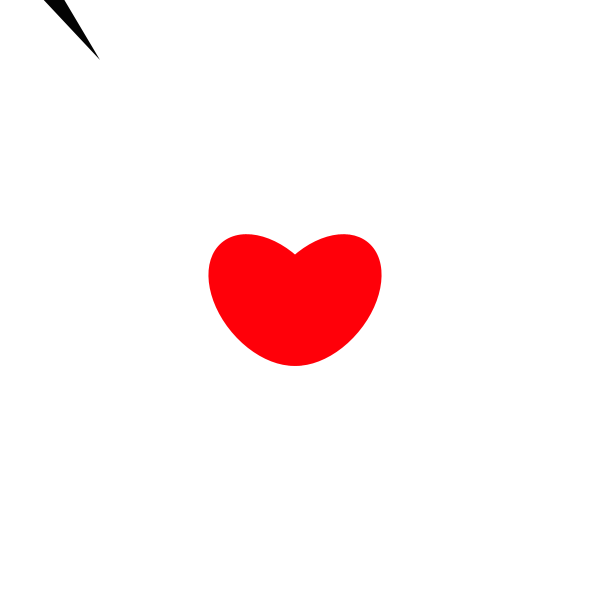
Frame 1 (no input)
Frame 60 (the mouse pressed at the canvas centre just before this capture): identical to frame 1, image omitted
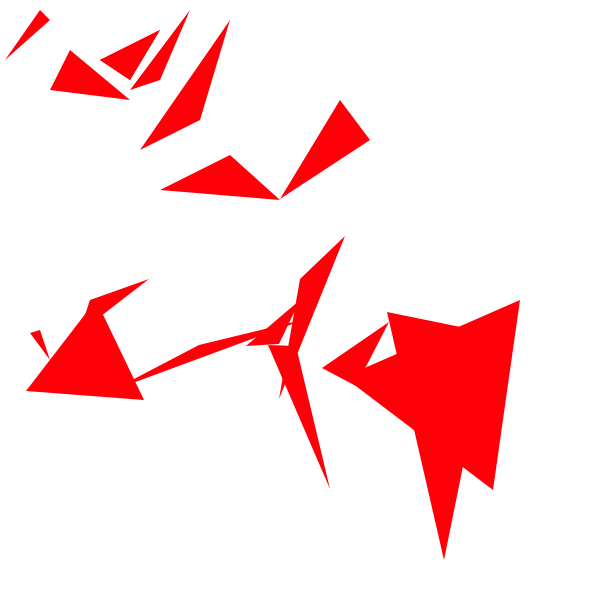
Frame 120 (the mouse held since frame 60 and released just before this capture)

The Processing sketch that drew these frames (run headless with seeded random() and noise(); from frame 60 on, the mouse is pressed at the canvas centre):

// Processing sketch: processing_42647
// ── processing_42647.pde

void setup()
{
  size(600, 600);
  smooth();

}

void draw() {
  background(255);
  

  pushMatrix();
  translate(320, 300);
  fill(#FF0009);
  noStroke();
  rotate(radians(40));

  ellipse(0, 0, 100, 150);
  popMatrix();
  
   pushMatrix();
  translate(270, 300);
  fill(#FF0009);
  noStroke();
  rotate(radians(320));

  ellipse(0, 0, 100, 150);
  popMatrix();
  
fill(#030303);
triangle(mouseX-50,mouseY+-100, mouseX+100,mouseY +60, mouseX+5,mouseY-100);
if(mousePressed){  fill(#FFFFFF);
rect(0,0,width,height);
fill(#FF0009);
  triangle(50,20, 40,10, 5,60);
    triangle(130,100, 70,50, 50,90);
    triangle(100,60, 160,30, 130,80);
    triangle(100,60, 160,30, 130,80);
     triangle(130,90, 190,10, 160,80);
     triangle(140,150, 230,20, 200,120);
     triangle(160,190, 230,155, 280,200);
     triangle(370,140, 280,199, 340,100);
     triangle(50,360, 40,330, 30,333);
     triangle(90,300, 149,279, 79,333);
     triangle(300,300, 246,346, 279,344);
     triangle(300,279, 345,236, 279,399);
     triangle(356,386, 322,368, 389,322);
      triangle(296,346, 268,345, 330,489);
       triangle(306,319, 199,345, 111,391);
       triangle(144,400, 96,300, 26,391);
       triangle(444,560, 387,312,490,333);
       triangle(520,300, 493,490,344,377);
 }
}
